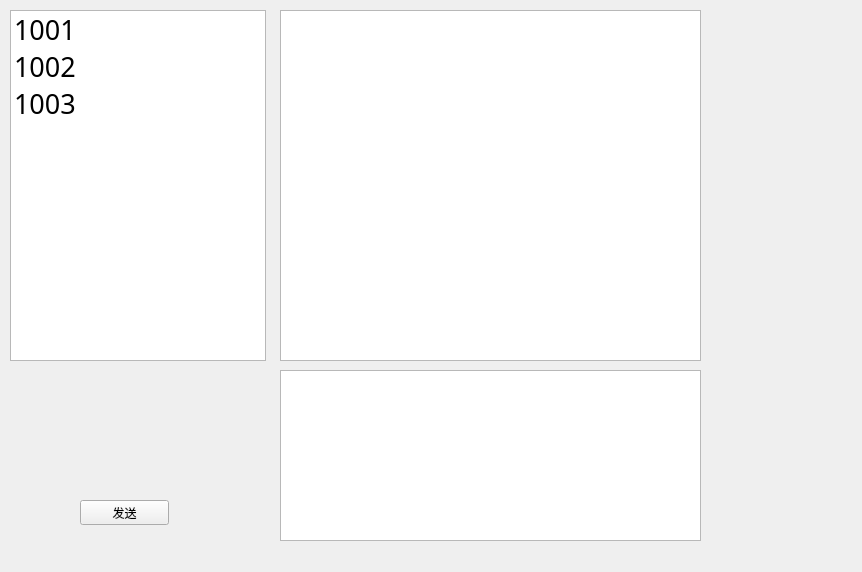
<?xml version="1.0" encoding="UTF-8"?>
<ui version="4.0">
 <class>ChatWin1</class>
 <widget class="QWidget" name="ChatWin1">
  <property name="geometry">
   <rect>
    <x>0</x>
    <y>0</y>
    <width>862</width>
    <height>572</height>
   </rect>
  </property>
  <property name="windowTitle">
   <string>Form</string>
  </property>
  <widget class="QListWidget" name="listWidget">
   <property name="geometry">
    <rect>
     <x>10</x>
     <y>10</y>
     <width>256</width>
     <height>351</height>
    </rect>
   </property>
   <item>
    <property name="text">
     <string>1001</string>
    </property>
    <property name="font">
     <font>
      <family>Waree</family>
      <pointsize>20</pointsize>
     </font>
    </property>
    <property name="icon">
     <iconset>
      <normaloff>../QQChatClient_t/img/1003.jpg</normaloff>../QQChatClient_t/img/1003.jpg</iconset>
    </property>
   </item>
   <item>
    <property name="text">
     <string>1002</string>
    </property>
    <property name="font">
     <font>
      <family>Waree</family>
      <pointsize>20</pointsize>
     </font>
    </property>
    <property name="icon">
     <iconset>
      <normaloff>../QQChatClient_t/img/1002.jpg</normaloff>../QQChatClient_t/img/1002.jpg</iconset>
    </property>
   </item>
   <item>
    <property name="text">
     <string>1003</string>
    </property>
    <property name="font">
     <font>
      <family>Waree</family>
      <pointsize>20</pointsize>
     </font>
    </property>
    <property name="icon">
     <iconset>
      <normaloff>../QQChatClient_t/img/1001.jpg</normaloff>../QQChatClient_t/img/1001.jpg</iconset>
    </property>
   </item>
  </widget>
  <widget class="QTextEdit" name="EditShowmsg">
   <property name="geometry">
    <rect>
     <x>280</x>
     <y>10</y>
     <width>421</width>
     <height>351</height>
    </rect>
   </property>
  </widget>
  <widget class="QTextEdit" name="EditSendmsg">
   <property name="geometry">
    <rect>
     <x>280</x>
     <y>370</y>
     <width>421</width>
     <height>171</height>
    </rect>
   </property>
  </widget>
  <widget class="QPushButton" name="BtnSendmsg">
   <property name="geometry">
    <rect>
     <x>80</x>
     <y>500</y>
     <width>89</width>
     <height>25</height>
    </rect>
   </property>
   <property name="text">
    <string>发送</string>
   </property>
  </widget>
 </widget>
 <resources/>
 <connections/>
</ui>
